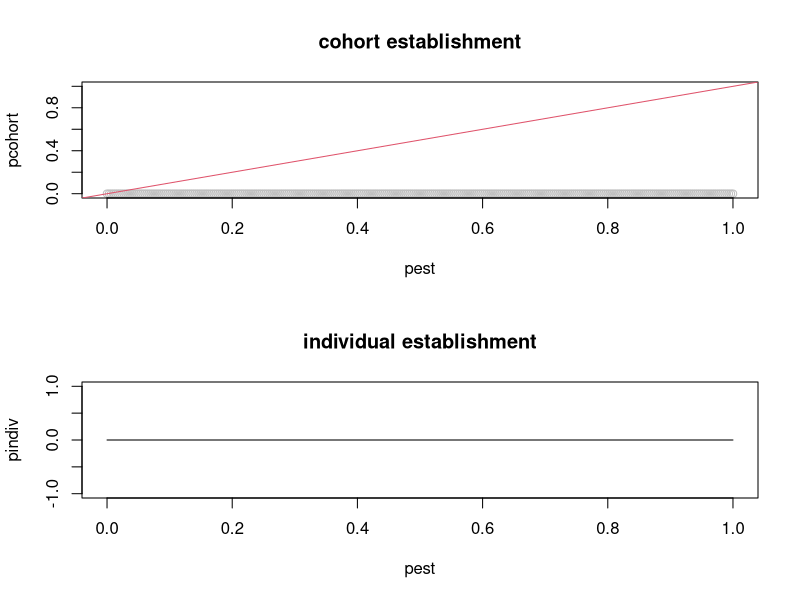

Here is the R script that generated this plot: (Note: this script raises an error after producing the figure.)
# Functions to generate lookup for polynomial regression coefficients
# (a,b,c) values to convert PnET-derived cohort establishment 
# probabilities (pest) into individual-seedling level establishment 
# probabilities that will yield a similar cohort-level probability
# of establishment.  The result depends on the ratio of the number 
# of seeds that arrive at the plot to the number of trees that must 
# establish to be considered a cohort (nseed/ntree).
#
# Nate Lichti (nlichti@purdue.edu)  04 September 2020
#
# Function definitions
find_abc <- function(nseed, ntree, wfun = NULL, ..., plot = FALSE){
  pest <- seq(1e-5, 1-1e-5, len=301)
  if(is.null(wfun)) wfun <- function(pest){1}
  fit <- optim(
    par = c(a = 1e-4, b = -1e-4, c = 1e-2),
    fn = objective,
    ntree = ntree,
    nseed = nseed,
    pest = pest,
    weights = wfun(pest, ...)
  )
  if(plot){
    pindiv <- calc_pindiv(pest, fit$par)
    pcohort <- calc_pcohort(pindiv, nseed, ntree)
    layout(matrix(1:2,nrow=2))
    plot(pest, pcohort, col = 'grey', main = 'cohort establishment',
         xlim=0:1, ylim=0:1)
    abline(coef = 0:1, col=2)
    plot(pest, pindiv, type = 'l', main = 'individual establishment')
  }
  cbind(
    data.frame(
      seeds_arriving = nseed,
      cohort_threshold = ntree
      ), 
    t(fit$par)
  )
}
wf1 <- function(pest, v, z) plogis(-v*(pest-z))
wf2 <- function(pest, v)exp(-v*pest)
calc_pindiv <- function(pest, pars){
  lnpred <- t(outer(pest, pars))^(1:length(pars))
  pmin(pmax(0, colSums(lnpred)), 1)
}
calc_pcohort <- function(p, n, t){
  pbinom(0, ceiling(n/t), p, lower = FALSE)
}
objective <- function(pars, ntree, nseed, pest, weights){
  pindiv <- calc_pindiv(pest, pars)
  pcohort <- calc_pcohort(pindiv, nseed, ntree)
  sum(weights*(pcohort - pest)^2)
}

# Demonstrate the basic function
# in plot, grey is the calculated P(establish a cohort) and
# red is a 1:1 reference line.  Lower plot shows the individual
# seedling establishment probability as a function of PnET's Pest.
find_abc(nseed = 41970, ntree = 1, wfun=wf1, 
         v=10, z=0.5, plot = TRUE)

# Make a lookup table
lookup_at <- expand.grid(
  nseed = 10^seq(from=0, to=7,by=0.25),
  ntree = 10^(0:4)
)
lookup_abc <- with(
  lookup_at,{
    table <- mapply(find_abc, nseed=nseed, ntree=ntree, MoreArgs = list(
      wfun = wf1, v = 10, z = 0.5
    ))
    t(table)    
  }
)
head(lookup_abc)

write.csv(lookup_abc, "C:/BRM/LANDIS_II/GitCode/Extension-PnET-Succession/deploy/docs/abc_table.csv",row.names=FALSE)
